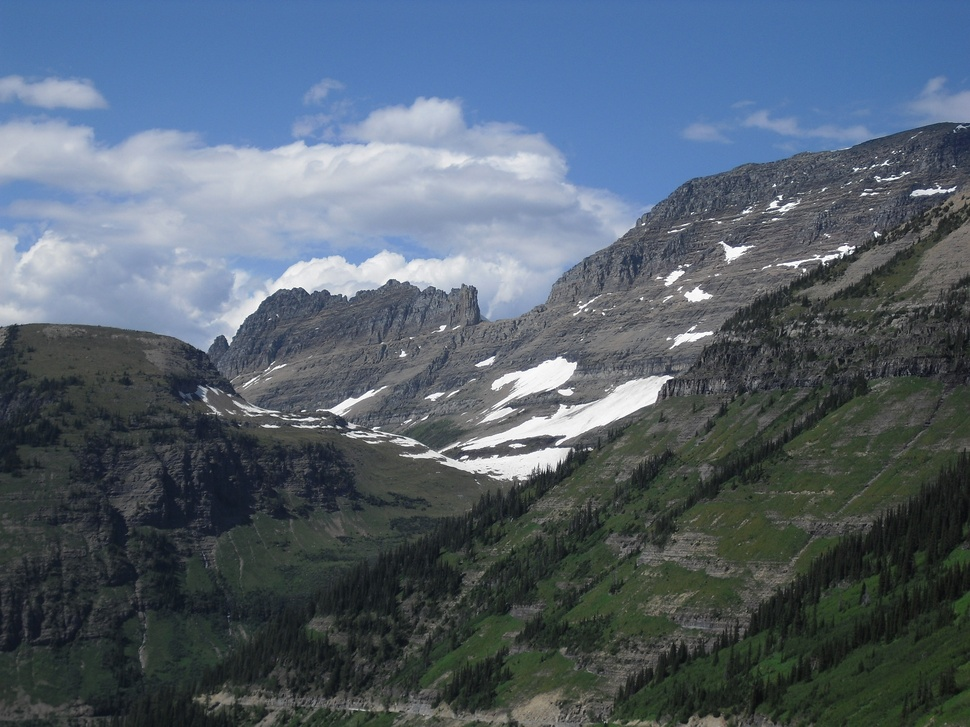
#> input picture glacier4/CIMG4018.JPG, 970 x 727 px, shrunk from 1600 x 1200 before the run
$ python prog3_copy.py --directory glacier4   (older library calls are emulated)
#> lines starting #> are read from the running program, lines starting #| are printed output that depends on the picture
import logging
import argparse
import os
import cv2
import numpy as np
import math
from matplotlib import pyplot as plt
import definitions


def save_stiched_image(output_image_folder, stiched_image, i):
    cv2.imwrite(os.path.join(output_image_folder, "output_mosaic.jpg".format(i)), stiched_image)


def get_matching_pair_coordinates(kp_query, kp_train, match):
    kp_train_index = match.trainIdx
    kp_query_index = match.queryIdx
    train_point = kp_train[kp_train_index]
    query_point = kp_query[kp_query_index]
    return query_point.pt[0], train_point.pt[0], query_point.pt[1], train_point.pt[1]


def assemble_A_matrices(x, x_p, y, y_p):
    A_1 = np.zeros((2, 9))
    A_1[0, 0] = -1 * x
    A_1[1, 3] = -1 * x
    A_1[0, 1] = -1 * y
    A_1[1, 4] = -1 * y
    A_1[0, 2] = -1
    A_1[1, 5] = -1
    A_1[0, 6] = x * x_p
    A_1[0, 7] = x_p * y
    A_1[0, 8] = x_p
    A_1[1, 8] = y_p
    A_1[1, 7] = y_p * y
    A_1[1, 6] = y_p * x
    return A_1


def assemble_H_matrix(h):
    H = np.ones((3, 3))
    H[0, 0] = h[0]
    H[0, 1] = h[1]
    H[0, 2] = h[2]
    H[1, 0] = h[3]
    H[1, 1] = h[4]
    H[1, 2] = h[5]
    H[2, 0] = h[6]
    H[2, 1] = h[7]
    H[2, 2] = h[8]
    return H


def count_number_of_inlers(kp_query, kp_train, matches, H):
    count = 0
    matched_points = []
    for i in range(len(matches)):
        x, x_p, y, y_p = get_matching_pair_coordinates(kp_query, kp_train, matches[i])
        query_points = np.array([[x], [y], [1]])
        train_points = np.array([[x_p], [y_p], [1]])
        transform_points = np.matmul(H, query_points)
        transform_points = transform_points / transform_points[2]
        # Calculate tranformation error
        transform_points_error = transform_points - train_points
        abs_transform_points_error = np.abs(transform_points_error)
        # flag = abs_transform_points_error.all() < 0.001
        flag = ((abs_transform_points_error <= 5).sum() == abs_transform_points_error.size).astype(np.int)
        if flag:
            matched_points.append([x, x_p, y, y_p])
            count += 1
    return count, matched_points


def compute_homography_matrix(kp_query, kp_train, matches, i):
    # Get matching pair coordinates
    x1, x1_p, y1, y1_p = get_matching_pair_coordinates(kp_query, kp_train, matches[i])
    x2, x2_p, y2, y2_p = get_matching_pair_coordinates(kp_query, kp_train, matches[i + 1])
    x3, x3_p, y3, y3_p = get_matching_pair_coordinates(kp_query, kp_train, matches[i + 2])
    x4, x4_p, y4, y4_p = get_matching_pair_coordinates(kp_query, kp_train, matches[i + 3])

    # Assemble A matrix
    A_1 = assemble_A_matrices(x1, x1_p, y1, y1_p)
    A_2 = assemble_A_matrices(x2, x2_p, y2, y2_p)
    A_3 = assemble_A_matrices(x3, x3_p, y3, y3_p)
    A_4 = assemble_A_matrices(x4, x4_p, y4, y4_p)

    A = np.concatenate((A_1, A_2, A_3, A_4), axis=0)

    # Compute singular Value Decomposition
    u, s, vh = np.linalg.svd(A, full_matrices=True)
    h = vh[-1, :]

    # Test h vector
    test_sol = np.matmul(A, h)
    if test_sol.any() > 0.0000001:
        print("vector h check")

    # Assemble H Matrix
    H = assemble_H_matrix(h)
    return H

    # kp_query, kp_train, matches, best_inlier_points

def compute_best_homography_matrix(kp_query, kp_train, matches, best_inliers):
    # First iteration
    x, x_p, y, y_p = best_inliers[0]
    # Assemble A matrix
    A = assemble_A_matrices(x, x_p, y, y_p)
    for k in range(1, len(best_inliers)):
        x, x_p, y, y_p = best_inliers[k]
        # Assemble A matrix
        A_ = assemble_A_matrices(x, x_p, y, y_p)
        A = np.concatenate((A, A_), axis=0)

    # Compute singular Value Decomposition
    u, s, vh = np.linalg.svd(A, full_matrices=True)
    h = vh[-1, :]

    # Test h vector
    test_sol = np.matmul(A, h)
    if test_sol.any() > 0.0000001:
        print("ERROR: incorrect h vector")

    # Assemble H Matrix
    H = assemble_H_matrix(h)
    return H

# Made my RANSAC Function as robust as possible!! Put most time in this..
def compute_H_from_RANSAC(kp_query, kp_train, matches):
    homography_matrices = []
    ransac_count = []
    inlier_points_list = []

    for i in range(0, 25, 4):
        H = compute_homography_matrix(kp_query, kp_train, matches, i)
        homography_matrices.append(H)
        inlier_count, inlier_points = count_number_of_inlers(kp_query, kp_train, matches, H)
        ransac_count.append(inlier_count)
        inlier_points_list.append(inlier_points)
    # Return H with most votes
    best_H =  homography_matrices[ransac_count.index(max(ransac_count))]
    best_inlier_points = inlier_points_list[ransac_count.index(max(ransac_count))]
    # Find best H from inlier points that agreed with highest voted H
    best_H = compute_best_homography_matrix(kp_query, kp_train, matches, best_inlier_points)
    return best_H


def compute_homography_transform(H, query_vector):
    query_vector = np.asarray(query_vector)
    # query_vector = np.array([[query_vector[0]], [query_vector[1]], [query_vector[2]]])
    transform_vector = np.matmul(H, query_vector)
    transform_vector = transform_vector / transform_vector[2]
    return transform_vector


def compute_size_of_mosaic(train_image, image, H):
    size_train_image = np.shape(train_image)
    max_x = size_train_image[1]
    max_y = size_train_image[0]
    min_x = 0
    min_y = 0
    size_query_image = np.shape(image)
    max_x_query_image = size_query_image[1]
    max_y_query_image = size_query_image[0]

    # Find projection of query image corners to determine max and min x and y values
    top_left_query = compute_homography_transform(H, [[0], [0], [1]])
    top_right_query = compute_homography_transform(H, [[max_x_query_image], [0], [1]])
    bottom_left_query = compute_homography_transform(H, [[0], [max_y_query_image], [1]])
    bottom_right_query = compute_homography_transform(H, [[max_x_query_image], [max_y_query_image], [1]])

    # Determine max and min x and y values
    min_x = min(top_left_query[0], bottom_left_query[0], min_x)
    min_y = min(top_left_query[1], top_right_query[1], min_y)
    max_x = max(top_right_query[0], bottom_right_query[0], max_x)
    max_y = max(bottom_right_query[1], bottom_left_query[1], max_y)

    # Compute new mosaic size
    mosaic_x_range = max_x + abs(min_x)
    mosaic_y_range = max_y + abs(min_y)

    # Compute x and y offset from training image
    train_image_x_offset = abs(min_x)
    train_image_y_offset = abs(min_y)

    return mosaic_x_range, mosaic_y_range, train_image_x_offset, train_image_y_offset, size_train_image[1], size_train_image[0]


# Putting indices into 3x3 matrix to directly multiply by H and get new index value
def assemble_indices_matrix(query_gray_image):
    size_image = np.shape(query_gray_image)
    x_indices_matrix = np.fromfunction(lambda j, i: i, (size_image[0], size_image[1]))
    y_indices_matrix = np.fromfunction(lambda j, i: j, (size_image[0], size_image[1]))
    ones_matrix = np.ones((size_image[0], size_image[1]))
    indices_matrix = np.stack((x_indices_matrix, y_indices_matrix, ones_matrix))
    print(indices_matrix)
    return indices_matrix

# Using Equalization image function..
def equalize_image(img):
    img_yuv = cv2.cvtColor(img, cv2.COLOR_BGR2YUV)
    img_yuv[:, :, 0] = cv2.equalizeHist(img_yuv[:, :, 0])
    img = cv2.cvtColor(img_yuv, cv2.COLOR_YUV2BGR)
    return img


def main():
    # Setup Log
    logging.basicConfig(filename='Stitch_image.log', level=logging.DEBUG,
                        format='%(asctime)s - %(levelname)s - %(message)s', filemode='w')

    # Setup argument parser
    ap = argparse.ArgumentParser()
    ap.add_argument("-d", "--directory", required=True,
                    help="image directory")

    args = vars(ap.parse_args())

    # Save Parameters
    input_directory = args['directory']

    # Print input parameters to log
    logging.info('Input Parameters:\n'
                 '\tDirectory: {}\n'
                 .format(input_directory))

    # Create output image folder if doesn't exits
    output_image_folder = os.path.join(os.path.dirname(input_directory), 'output_images/{}'.format(args['directory']))
    if not os.path.exists(output_image_folder):
        os.mkdir(output_image_folder)

    ######
    image_directory = os.path.join(definitions.ROOT_DIR, input_directory)
    image_RGB_list = []
    image_GRAY_list = []
    for image_file_name in sorted(os.listdir(image_directory), reverse=True):
        logging.info('Processing image {}'.format(image_file_name))
        image_path = os.path.join(image_directory, image_file_name)
        gray_image = cv2.imread(image_path, 0)
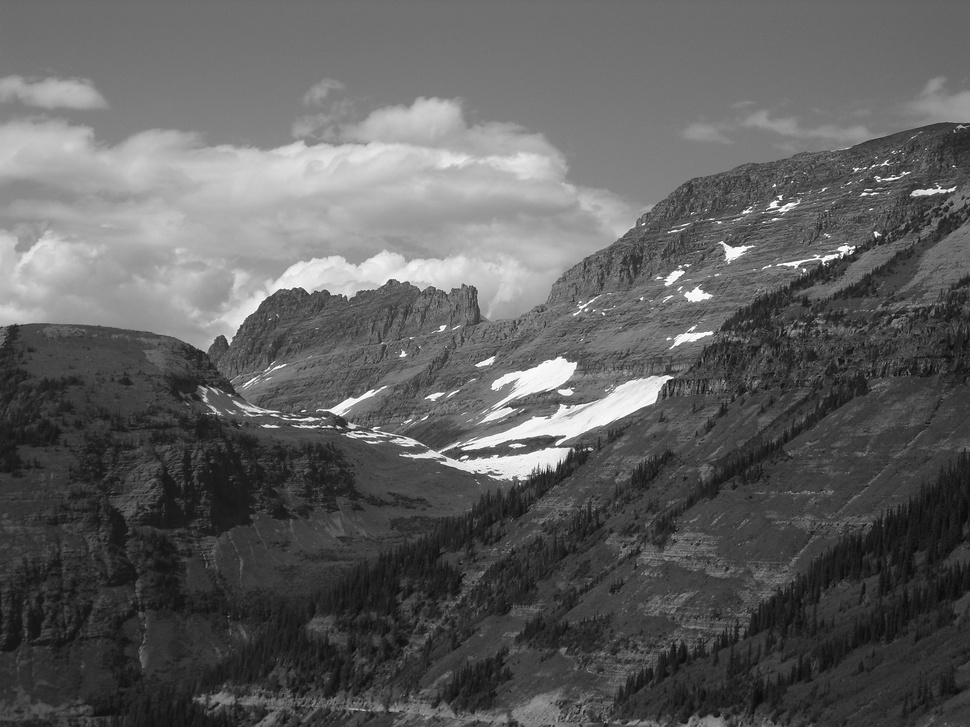
#> gray_image: shape (727, 970); min 6, max 255, mean 94.6
        image_GRAY_list.append(gray_image)
        rgb_image = cv2.imread(image_path)
#> rgb_image is the input picture: shape (727, 970, 3); mean B, G, R 110, 97, 83.9
        image_RGB_list.append(rgb_image)
#> pass 2 of the loop in main, `for image_file_name in sorted(os.listdir(image_directory), reverse=Tru..`:
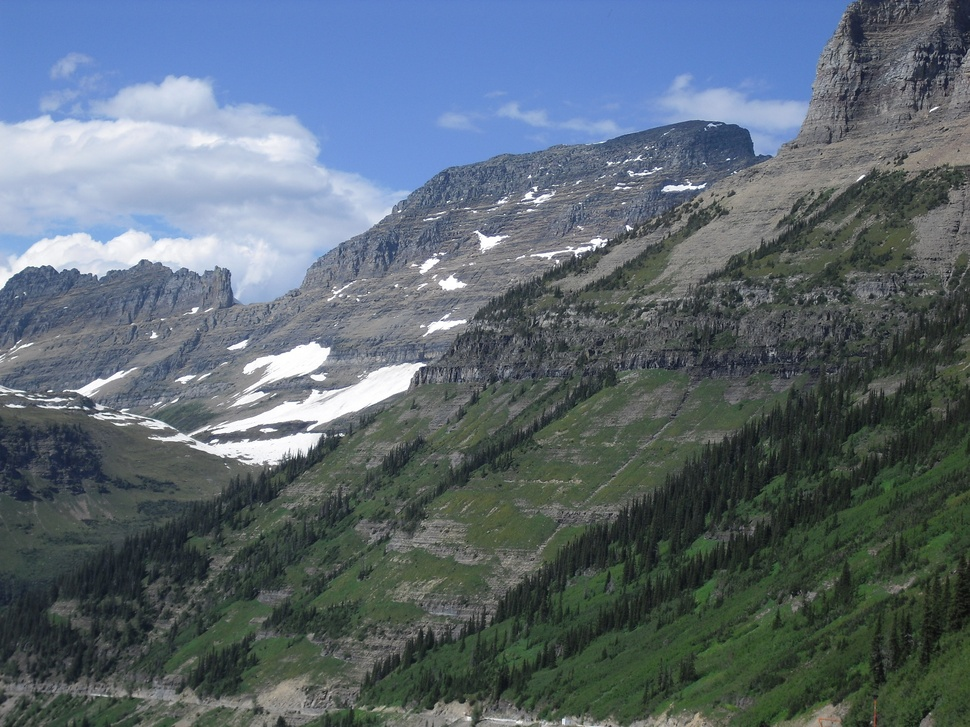
#> input picture glacier4/CIMG4017.JPG, 970 x 727 px, shrunk from 1600 x 1200 before the run
#> in main, `gray_image = cv2.imread(image_path, 0)`:
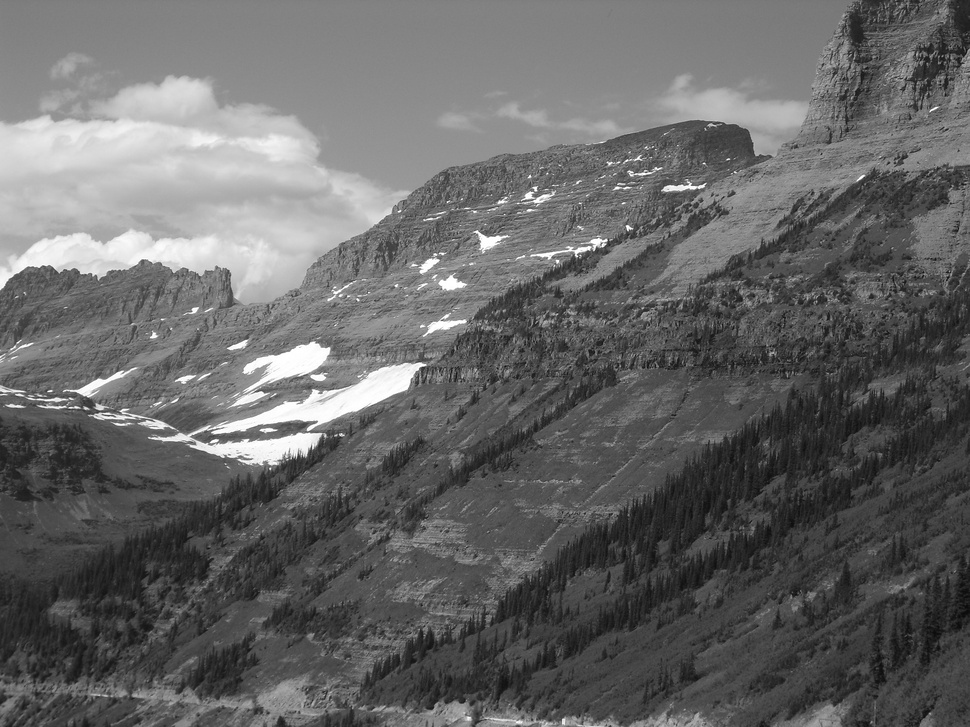
#> gray_image: shape (727, 970); min 10, max 255, mean 102.2
#> in main, rgb_image is the input picture: shape (727, 970, 3); mean B, G, R 114.7, 105.1, 91.9


    # Test 2 images
    orb = cv2.ORB_create()
    # create BFMatcher object
    bf = cv2.BFMatcher(cv2.NORM_HAMMING, crossCheck=True)
    H_list = []
    mosaic_image = [image_RGB_list[0]]
    offset_list = []
    try:
        for i in range(len(image_GRAY_list)-1):
            # find the keypoints and descriptors with SIFT
            train_GRAY_image = image_GRAY_list[i]
            train_BGR_image = equalize_image(image_RGB_list[i])
            query_GRAY_image = image_GRAY_list[i+1]
            query_BGR_image = equalize_image(image_RGB_list[i+1])
            kp_train, des_train = orb.detectAndCompute(train_GRAY_image, None)
            kp_query, des_query = orb.detectAndCompute(query_GRAY_image, None)

            # Match descriptors.
            matches = bf.match(des_query, des_train)

            # Sort them in the order of their distance.
            matches = sorted(matches, key=lambda x: x.distance)

            # Compute H Matrix implementing RANSAC algorithm
            H = compute_H_from_RANSAC(kp_query, kp_train, matches)
            if not H_list:
               pass
            else:
                H = np.matmul(H_list[i], H)
            H_list.append(H)

            # Compute size of mosaic
            mosaic_x_range, mosaic_y_range, train_image_x_offset, train_image_y_offset, x,y \
                = compute_size_of_mosaic(mosaic_image[i], query_GRAY_image, H_list[i])
            train_image_x_offset = int(math.ceil(train_image_x_offset))
            train_image_y_offset = int(math.ceil(train_image_y_offset))

            mosaic_x_range = int(math.ceil(np.shape(mosaic_image[i])[1]))
            mosaic_y_range = int(math.ceil(np.shape(mosaic_image[i])[0]))

            im_out = cv2.warpPerspective(query_BGR_image, H_list[i],
                                         (math.ceil(mosaic_x_range), math.ceil(mosaic_y_range)))

            im_out[train_image_y_offset:y + train_image_y_offset,
            train_image_x_offset:x + train_image_x_offset] = train_BGR_image

            offset_list.append([train_image_y_offset, train_image_x_offset])

            save_stiched_image(output_image_folder, im_out, i)

            mosaic_image.append(im_out)
#> this loop made 1 pass
#| vector h check
#| vector h check
#| vector h check
#| vector h check
#| vector h check
#| vector h check
#| vector h check
#| ERROR: incorrect h vector
#> pass 1, in equalize_image, `img = cv2.cvtColor(img_yuv, cv2.COLOR_YUV2BGR)`:
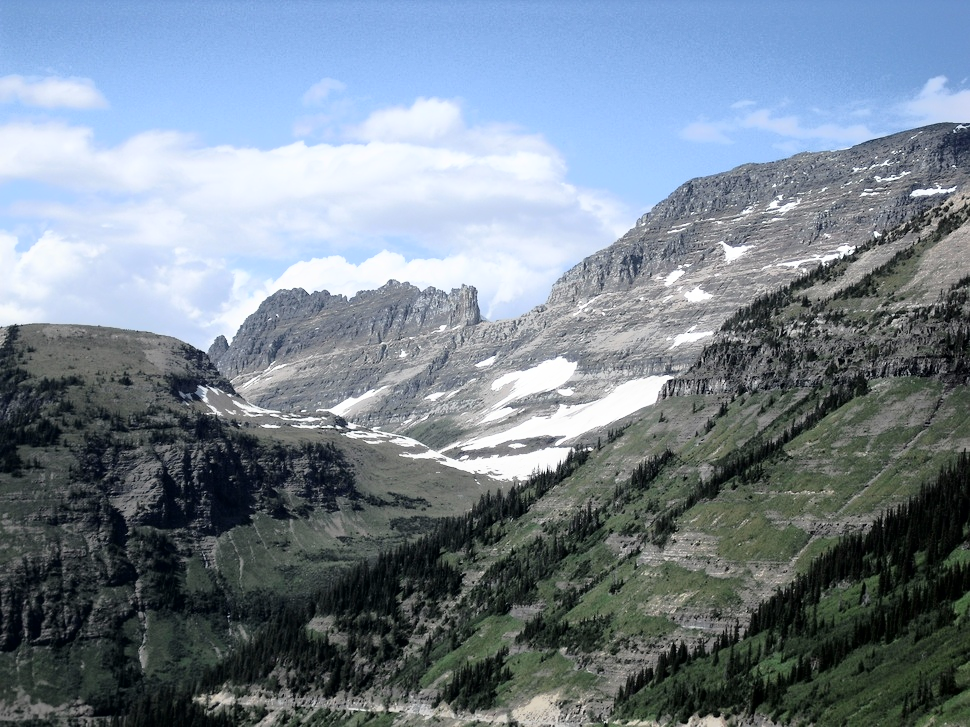
#> img: shape (727, 970, 3); mean B, G, R 143.3, 131, 117.6
#> pass 1, in equalize_image (call 2), `img = cv2.cvtColor(img_yuv, cv2.COLOR_YUV2BGR)`:
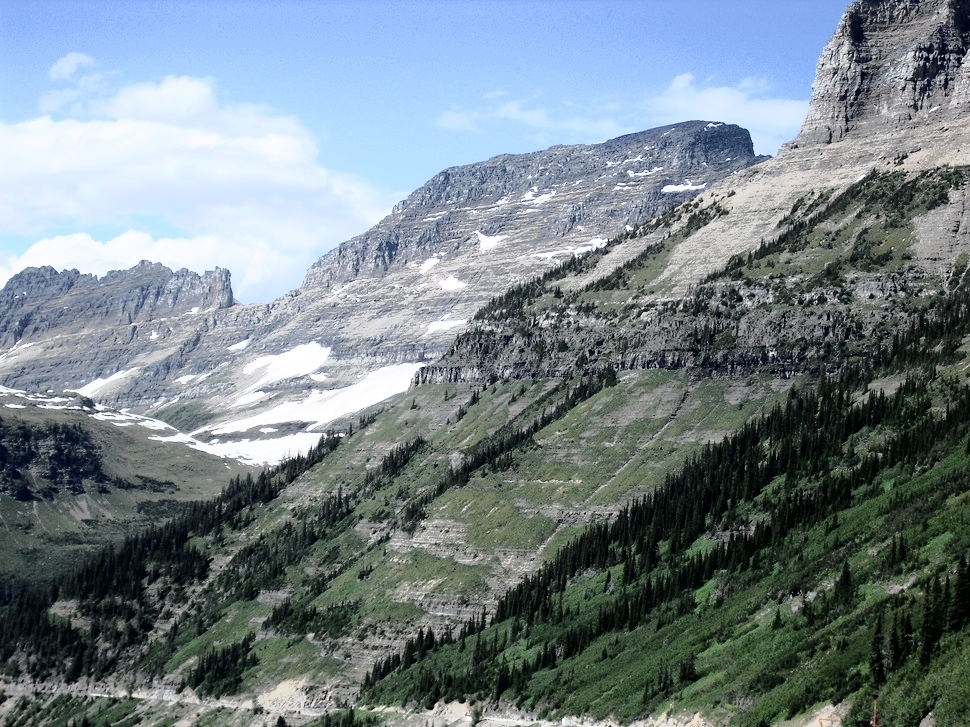
#> img: shape (727, 970, 3); mean B, G, R 137.6, 131.3, 117.9
#> after the loop:
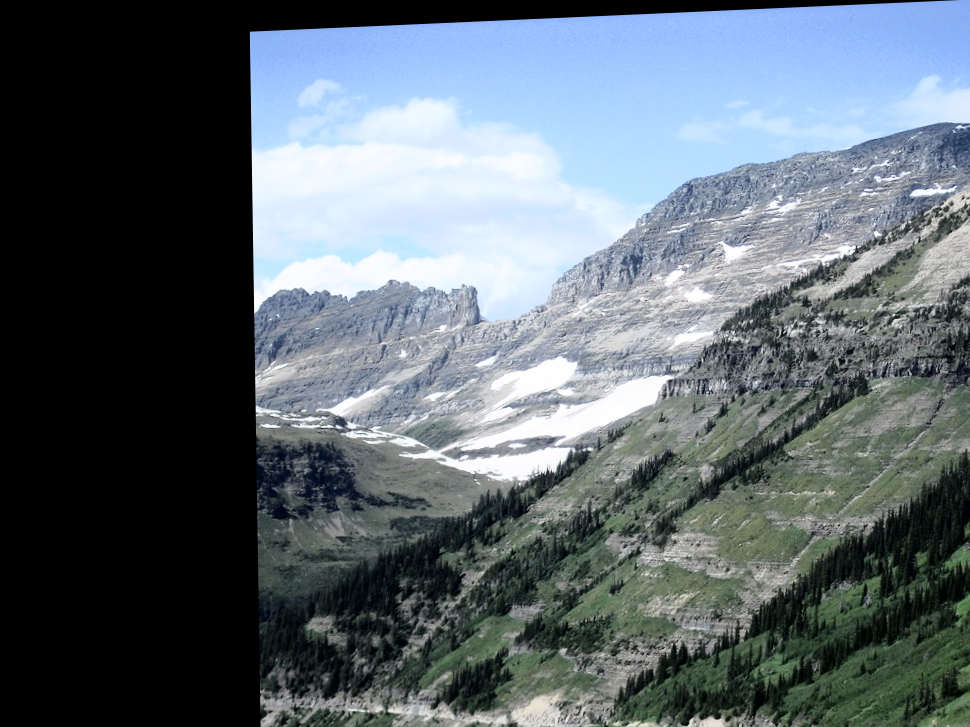
#> im_out: shape (727, 970, 3); mean B, G, R 111.5, 104.4, 93.9
    except:
        pass


if __name__ == '__main__':
    main()
